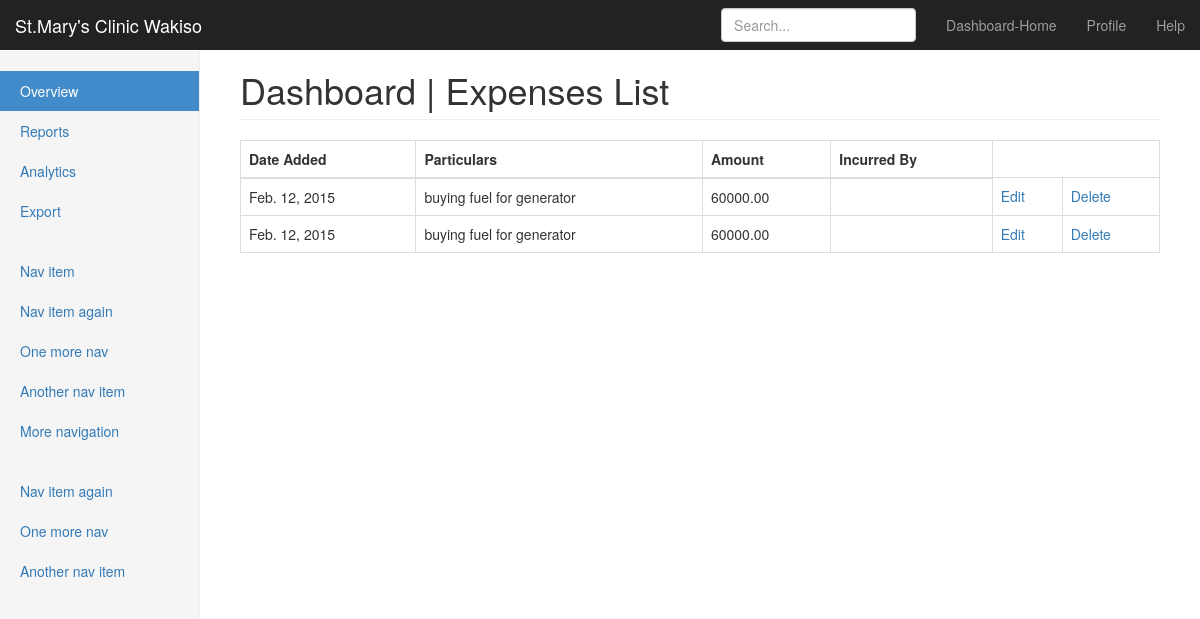
Page /expenses/ on the earlier database version.
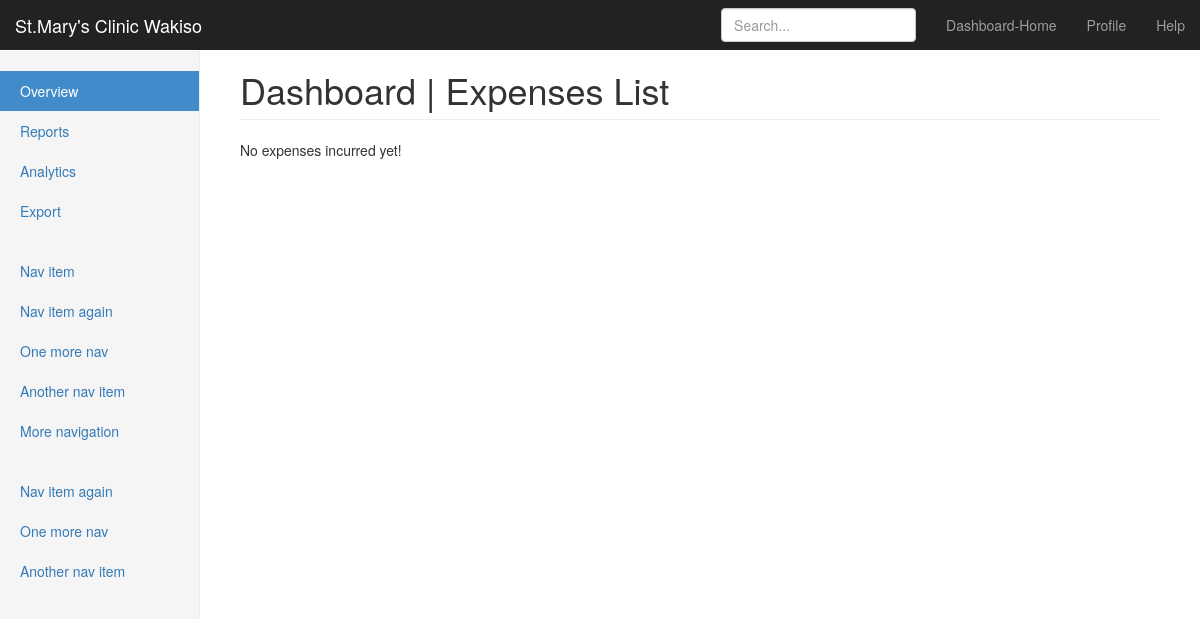
Same page on the later database version.
### expenditure/models.py (models this page shows, shortened)
class Expense(models.Model):
    expense_date = models.DateField(auto_now_add=True, verbose_name="Date Expense Incurred")
    particulars = models.TextField(verbose_name='Particulars')
    amount = models.DecimalField(decimal_places=2, max_digits=12, verbose_name='Amount')
    incurred_by = models.ForeignKey('clinic.Employee', verbose_name='Employee Name')
    class Meta:
        verbose_name_plural = 'Expenses'

### expenditure/views.py (the view)
class ExpenseListView(ListView):
    model = Expense
    context_object_name = "expenses"
    template_name = 'expenditure/expense_list.html'

### templates/expenditure/expense_list.html
{%extends 'expenditure/base.html'%}
        {%block title_heading%}
        Expenses List
        {%endblock%}
      {%block content%}
        {%if expenses%}
        <table class="table table-bordered">
            <thead>
              <tr>
                  <th> Date Added</th>
                  <th> Particulars</th>
                  <th> Amount</th>
                  <th> Incurred By</th>
              </tr>
            </thead>
            <tbody>
            {%for expense in expenses%}
            <tr>
                <td>{{expense.expense_date}}</td>
                <td>{{expense.particulars}}</td>
                <td>{{expense.amount}}</td>
                <td>{{expense.incurred_by}}</td>
                <td><a href="/expenses/edit/{{expense.id}}">Edit</a></td>
                <td><a href="/expenses/delete/{{expense.id}}">Delete</a></td>
            </tr>
            {%endfor%}
            </tbody>
        </table>
        {%else%}
        <p> No expenses incurred yet!</p>
        {%endif%}
        {%endblock%}

Differences in the rows shown:
removed Expense: expense_date "Feb. 12, 2015", particulars "buying fuel for generator", amount "60000.00"
removed Expense: expense_date "Feb. 12, 2015", particulars "buying fuel for generator", amount "60000.00"
Other differences:
text no longer shown: "Date Added Particulars Amount Incurred By"
text now shown: "No expenses incurred yet!"
